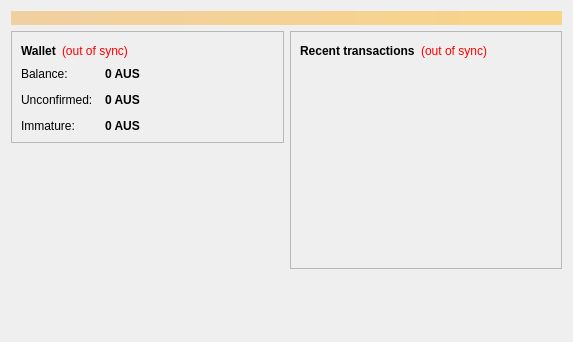
<?xml version="1.0" encoding="UTF-8"?>
<ui version="4.0">
 <class>OverviewPage</class>
 <widget class="QWidget" name="OverviewPage">
  <property name="geometry">
   <rect>
    <x>0</x>
    <y>0</y>
    <width>573</width>
    <height>342</height>
   </rect>
  </property>
  <property name="windowTitle">
   <string>Form</string>
  </property>
  <layout class="QVBoxLayout" name="topLayout">
   <item>
    <widget class="QLabel" name="labelAlerts">
     <property name="visible">
      <bool>false</bool>
     </property>
     <property name="styleSheet">
      <string notr="true">background-color: qlineargradient(x1: 0, y1: 0, x2: 1, y2: 0, stop:0 #F0D0A0, stop:1 #F8D488); color:#000000;</string>
     </property>
     <property name="wordWrap">
      <bool>true</bool>
     </property>
     <property name="margin">
      <number>3</number>
     </property>
    </widget>
   </item>
   <item>
    <layout class="QHBoxLayout" name="horizontalLayout" stretch="1,1">
     <item>
      <layout class="QVBoxLayout" name="verticalLayout_2">
       <item>
        <widget class="QFrame" name="frame">
         <property name="frameShape">
          <enum>QFrame::StyledPanel</enum>
         </property>
         <property name="frameShadow">
          <enum>QFrame::Raised</enum>
         </property>
         <layout class="QVBoxLayout" name="verticalLayout_4">
          <item>
           <layout class="QHBoxLayout" name="horizontalLayout_4">
            <item>
             <widget class="QLabel" name="label_5">
              <property name="font">
               <font>
                <weight>75</weight>
                <bold>true</bold>
               </font>
              </property>
              <property name="text">
               <string>Wallet</string>
              </property>
             </widget>
            </item>
            <item>
             <widget class="QLabel" name="labelWalletStatus">
              <property name="toolTip">
               <string>The displayed information may be out of date. Your wallet automatically synchronizes with the AUSCoin network after a connection is established, but this process has not completed yet.</string>
              </property>
              <property name="styleSheet">
               <string notr="true">QLabel { color: red; }</string>
              </property>
              <property name="text">
               <string notr="true">(out of sync)</string>
              </property>
              <property name="alignment">
               <set>Qt::AlignLeading|Qt::AlignLeft|Qt::AlignVCenter</set>
              </property>
             </widget>
            </item>
            <item>
             <spacer name="horizontalSpacer_2">
              <property name="orientation">
               <enum>Qt::Horizontal</enum>
              </property>
              <property name="sizeHint" stdset="0">
               <size>
                <width>40</width>
                <height>20</height>
               </size>
              </property>
             </spacer>
            </item>
           </layout>
          </item>
          <item>
           <layout class="QFormLayout" name="formLayout_2">
            <property name="fieldGrowthPolicy">
             <enum>QFormLayout::AllNonFixedFieldsGrow</enum>
            </property>
            <property name="horizontalSpacing">
             <number>12</number>
            </property>
            <property name="verticalSpacing">
             <number>12</number>
            </property>
            <item row="0" column="0">
             <widget class="QLabel" name="label">
              <property name="text">
               <string>Balance:</string>
              </property>
             </widget>
            </item>
            <item row="0" column="1">
             <widget class="QLabel" name="labelBalance">
              <property name="font">
               <font>
                <weight>75</weight>
                <bold>true</bold>
               </font>
              </property>
              <property name="cursor">
               <cursorShape>IBeamCursor</cursorShape>
              </property>
              <property name="toolTip">
               <string>Your current balance</string>
              </property>
              <property name="text">
               <string notr="true">0 AUS</string>
              </property>
              <property name="textInteractionFlags">
               <set>Qt::LinksAccessibleByMouse|Qt::TextSelectableByKeyboard|Qt::TextSelectableByMouse</set>
              </property>
             </widget>
            </item>
            <item row="1" column="0">
             <widget class="QLabel" name="label_3">
              <property name="text">
               <string>Unconfirmed:</string>
              </property>
             </widget>
            </item>
            <item row="1" column="1">
             <widget class="QLabel" name="labelUnconfirmed">
              <property name="font">
               <font>
                <weight>75</weight>
                <bold>true</bold>
               </font>
              </property>
              <property name="cursor">
               <cursorShape>IBeamCursor</cursorShape>
              </property>
              <property name="toolTip">
               <string>Total of transactions that have yet to be confirmed, and do not yet count toward the current balance</string>
              </property>
              <property name="text">
               <string notr="true">0 AUS</string>
              </property>
              <property name="textInteractionFlags">
               <set>Qt::LinksAccessibleByMouse|Qt::TextSelectableByKeyboard|Qt::TextSelectableByMouse</set>
              </property>
             </widget>
            </item>
            <item row="2" column="0">
             <widget class="QLabel" name="labelImmatureText">
              <property name="text">
               <string>Immature:</string>
              </property>
             </widget>
            </item>
            <item row="2" column="1">
             <widget class="QLabel" name="labelImmature">
              <property name="font">
               <font>
                <weight>75</weight>
                <bold>true</bold>
               </font>
              </property>
              <property name="toolTip">
               <string>Mined balance that has not yet matured</string>
              </property>
              <property name="text">
               <string notr="true">0 AUS</string>
              </property>
              <property name="textInteractionFlags">
               <set>Qt::LinksAccessibleByMouse|Qt::TextSelectableByKeyboard|Qt::TextSelectableByMouse</set>
              </property>
             </widget>
            </item>
           </layout>
          </item>
         </layout>
        </widget>
       </item>
       <item>
        <spacer name="verticalSpacer">
         <property name="orientation">
          <enum>Qt::Vertical</enum>
         </property>
         <property name="sizeHint" stdset="0">
          <size>
           <width>20</width>
           <height>40</height>
          </size>
         </property>
        </spacer>
       </item>
      </layout>
     </item>
     <item>
      <layout class="QVBoxLayout" name="verticalLayout_3">
       <item>
        <widget class="QFrame" name="frame_2">
         <property name="frameShape">
          <enum>QFrame::StyledPanel</enum>
         </property>
         <property name="frameShadow">
          <enum>QFrame::Raised</enum>
         </property>
         <layout class="QVBoxLayout" name="verticalLayout">
          <item>
           <layout class="QHBoxLayout" name="horizontalLayout_2">
            <item>
             <widget class="QLabel" name="label_4">
              <property name="text">
               <string>&lt;b&gt;Recent transactions&lt;/b&gt;</string>
              </property>
             </widget>
            </item>
            <item>
             <widget class="QLabel" name="labelTransactionsStatus">
              <property name="toolTip">
               <string>The displayed information may be out of date. Your wallet automatically synchronizes with the AUSCoin network after a connection is established, but this process has not completed yet.</string>
              </property>
              <property name="styleSheet">
               <string notr="true">QLabel { color: red; }</string>
              </property>
              <property name="text">
               <string notr="true">(out of sync)</string>
              </property>
              <property name="alignment">
               <set>Qt::AlignRight|Qt::AlignTrailing|Qt::AlignVCenter</set>
              </property>
             </widget>
            </item>
            <item>
             <spacer name="horizontalSpacer">
              <property name="orientation">
               <enum>Qt::Horizontal</enum>
              </property>
              <property name="sizeHint" stdset="0">
               <size>
                <width>40</width>
                <height>20</height>
               </size>
              </property>
             </spacer>
            </item>
           </layout>
          </item>
          <item>
           <widget class="QListView" name="listTransactions">
            <property name="styleSheet">
             <string notr="true">QListView { background: transparent; }</string>
            </property>
            <property name="frameShape">
             <enum>QFrame::NoFrame</enum>
            </property>
            <property name="verticalScrollBarPolicy">
             <enum>Qt::ScrollBarAlwaysOff</enum>
            </property>
            <property name="horizontalScrollBarPolicy">
             <enum>Qt::ScrollBarAlwaysOff</enum>
            </property>
            <property name="selectionMode">
             <enum>QAbstractItemView::NoSelection</enum>
            </property>
           </widget>
          </item>
         </layout>
        </widget>
       </item>
       <item>
        <spacer name="verticalSpacer_2">
         <property name="orientation">
          <enum>Qt::Vertical</enum>
         </property>
         <property name="sizeHint" stdset="0">
          <size>
           <width>20</width>
           <height>40</height>
          </size>
         </property>
        </spacer>
       </item>
      </layout>
     </item>
    </layout>
   </item>
  </layout>
 </widget>
 <resources/>
 <connections/>
</ui>
